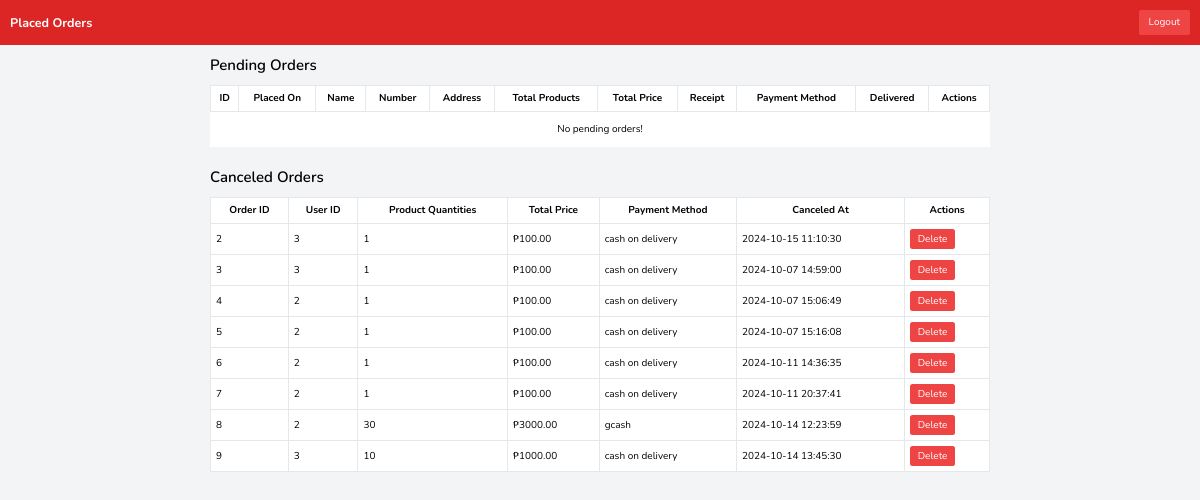
/rider/rider_dashboard.php (signed in), run on the app's committed database.
### tables this page shows
CREATE TABLE `canceled_orders` (
  `id` int(11) NOT NULL,
  `user_id` int(11) NOT NULL,
  `placed_on` datetime NOT NULL,
  `total_price` decimal(10,2) NOT NULL,
  `product_quantities` text NOT NULL,
  `method` varchar(50) NOT NULL,
  `status` varchar(20) NOT NULL DEFAULT 'canceled',
  `deleted_at` timestamp NOT NULL DEFAULT current_timestamp() ON UPDATE current_timestamp()
);

### rider/rider_dashboard.php (the view, shortened to what this page needs)
<?php
include '../components/connect.php';
?>
<!DOCTYPE html>
<html lang="en">
<head>
    <link rel="stylesheet" href="../css/admin_style.css">
    <script src="https://cdn.tailwindcss.com"></script>
</head>
<body class="bg-gray-100">
<header class="bg-red-600 p-4 flex justify-between items-center text-white">
    <h1 class="text-xl font-bold">Placed Orders</h1>
    <nav class="flex gap-4">
        <form action="logout.php" method="POST" class="inline">
            <button type="submit" class="bg-red-500 hover:bg-red-600 px-4 py-2 rounded">Logout</button>
        </form>
    </nav>
</header>
<section class="orders p-4 max-w-7xl mx-auto">
<h2 class="text-2xl font-semibold mb-4">Pending Orders</h2>
    <div class="table-container overflow-x-auto">
        <table class="min-w-full bg-white text-sm md:text-base">
            <thead>
                <tr>
                    <th class="border px-2 py-2">ID</th>
                    <th class="border px-2 py-2">Placed On</th>
                    <th class="border px-2 py-2">Name</th>
                    <th class="border px-2 py-2">Number</th>
                    <th class="border px-2 py-2">Address</th>
                    <th class="border px-2 py-2">Total Products</th>
                    <th class="border px-2 py-2">Total Price</th>
                    <th class="border px-2 py-2">Receipt</th>
                    <th class="border px-2 py-2">Payment Method</th>
                    <th class="border px-2 py-2">Delivered</th>
                    <th class="border px-2 py-2">Actions</th>
                </tr>
            </thead>
            <tbody>
                <?php
                $select_pending_orders = $conn->prepare("
                    SELECT orders.*, users.name, users.mobile, users.pin_point
                    FROM `orders`
                    JOIN `users` ON orders.user_id = users.id
                    WHERE orders.payment_status = 'pending'
                ");
                $select_pending_orders->execute();
                if ($select_pending_orders->rowCount() > 0) {
                    while ($fetch_orders = $select_pending_orders->fetch(PDO::FETCH_ASSOC)) {
                ?>
                <tr class="hover:bg-gray-100">
                    <td class="border px-2 py-2"><?= $fetch_orders['id']; ?></td>
                    <td class="border px-2 py-2"><?= $fetch_orders['placed_on']; ?></td>
                    <td class="border px-2 py-2"><?= $fetch_orders['name']; ?></td>
                    <td class="border px-2 py-2"><?= $fetch_orders['mobile']; ?></td>
                    <td class="border px-2 py-2">
                        <a href="https://www.google.com/maps/search/?api=1&query=<?= urlencode($fetch_orders['pin_point']); ?>" target="_blank" class="text-blue-500 underline">
                            <?= htmlspecialchars($fetch_orders['pin_point']); ?>
                        </a>
                    </td>
                    <td class="border px-2 py-2"><?= $fetch_orders['product_quantities']; ?></td>
                    <td class="border px-2 py-2">&#8369;<?= $fetch_orders['total_price']; ?>/-</td>
                    <td class="border px-2 py-2">
                        <?php if (!empty($fetch_orders['receipt_image'])): ?>
                            <a href="../uploads/<?= $fetch_orders['receipt_image']; ?>" target="_blank">
                                <img src="../uploads/<?= $fetch_orders['receipt_image']; ?>" alt="Receipt Image" class="receipt-image">
                            </a>
                        <?php else: ?>
                            No Receipt
                        <?php endif; ?>
                    </td>
                    <td class="border px-2 py-2"><?= $fetch_orders['method']; ?></td>
                    <td class="border px-2 py-2">
                        <form action="" method="post" enctype="multipart/form-data" class="flex flex-col sm:flex-row items-center gap-2">
                            <input type="hidden" name="order_id" value="<?= $fetch_orders['id']; ?>">
                            <input type="file" name="receipt_image" class="w-full sm:w-auto">
                            <input type="checkbox" name="delivery_status" onchange="this.form.submit()" <?= $fetch_orders['status'] == 'delivered' ? 'checked' : ''; ?> class="form-checkbox">
                            <input type="hidden" name="update_delivery">
                        </form>
                    </td>
                    <td class="border px-2 py-2">
                        <button onclick="showDetails(<?= $fetch_orders['id']; ?>, '<?= addslashes($fetch_orders['placed_on']); ?>', '<?= addslashes($fetch_orders['name']); ?>', '<?= addslashes($fetch_orders['mobile']); ?>', '<?= addslashes($fetch_orders['pin_point']); ?>', '<?= addslashes($fetch_orders['product_quantities']); ?>', '<?= addslashes($fetch_orders['total_price']); ?>', '<?= addslashes($fetch_orders['method']); ?>')" class="bg-blue-500 text-white px-4 py-2 rounded">
                            View Details
                        </button>
                    </td>
                </tr>
                <?php
                    }
                } else {
                    echo '<tr><td colspan="11" class="text-center p-4">No pending orders!</td></tr>';
                }
                ?>
            </tbody>
        </table>
    </div>
    <h3 class="text-2xl font-semibold mt-8 mb-4">Canceled Orders</h3>
<div class="table-container overflow-x-auto">
    <table class="min-w-full bg-white text-sm md:text-base">
        <thead>
            <tr>
                <th class="border px-2 py-2">Order ID</th>
                <th class="border px-2 py-2">User ID</th>
                <th class="border px-2 py-2">Product Quantities</th>
                <th class="border px-2 py-2">Total Price</th>
                <th class="border px-2 py-2">Payment Method</th>
                <th class="border px-2 py-2">Canceled At</th>
                <th class="border px-2 py-2">Actions</th>
            </tr>
        </thead>
        <tbody>
            <?php
            $select_canceled_orders = $conn->prepare("SELECT * FROM `canceled_orders`");
            $select_canceled_orders->execute();
            if ($select_canceled_orders->rowCount() > 0) {
                while ($fetch_canceled_order = $select_canceled_orders->fetch(PDO::FETCH_ASSOC)) { ?>
                    <tr class="hover:bg-gray-100">
                        <td class="border px-2 py-2"><?php echo htmlspecialchars($fetch_canceled_order['id']); ?></td>
                        <td class="border px-2 py-2"><?php echo htmlspecialchars($fetch_canceled_order['user_id']); ?></td>
                        <td class="border px-2 py-2"><?php echo htmlspecialchars($fetch_canceled_order['product_quantities']); ?></td>
                        <td class="border px-2 py-2">&#8369;<?php echo htmlspecialchars($fetch_canceled_order['total_price']); ?></td>
                        <td class="border px-2 py-2"><?php echo htmlspecialchars($fetch_canceled_order['method']); ?></td>
                        <td class="border px-2 py-2"><?php echo htmlspecialchars($fetch_canceled_order['deleted_at']); ?></td>
                        <td class="border px-2 py-2">
                            <form action="" method="post" onsubmit="return" class=" inline-block">
                                <button type="submit" class="bg-red-500 text-white px-3 py-1 rounded">Delete</button>
                            </form>
                        </td>
                    </tr>
                <?php }
            } else {
                echo '<tr><td colspan="7" class="text-center p-4">No canceled orders found.</td></tr>';
            }
            ?>
        </tbody>
    </table>
</div>
</section>
</body>
</html>

### css/admin_style.css (style rules this page uses)
:root { --main-color:#dc2626; --orange:#b91c1c; --red:#91091E; --black:#444; --white:#fff; --light-color:#777; --light-bg:#e9e9e9; --border:.2rem solid var(--black); --box-shadow:0 .5rem 1rem rgba(0,0,0,.1); }
* { font-family: 'Nunito', sans-serif; margin:0; padding:0; box-sizing: border-box; outline: none; border:none; text-decoration: none; }
html { font-size: 62.5%; overflow-x: hidden; }
body { background-color: var(--light-bg); }
section { padding:2rem; max-width: 1200px; margin:0 auto; }
.flex { display: flex; flex-wrap: wrap; gap: 20px; }

### data on the page
canceled_orders: id "2", user "3", product_quantities "1", total_price "100.00", method "cash on delivery", deleted_at "2024-10-15 11:10:30"
canceled_orders: id "3", user "3", product_quantities "1", total_price "100.00", method "cash on delivery", deleted_at "2024-10-07 14:59:00"
canceled_orders: id "4", user "2", product_quantities "1", total_price "100.00", method "cash on delivery", deleted_at "2024-10-07 15:06:49"
canceled_orders: id "5", user "2", product_quantities "1", total_price "100.00", method "cash on delivery", deleted_at "2024-10-07 15:16:08"
canceled_orders: id "6", user "2", product_quantities "1", total_price "100.00", method "cash on delivery", deleted_at "2024-10-11 14:36:35"
canceled_orders: id "7", user "2", product_quantities "1", total_price "100.00", method "cash on delivery", deleted_at "2024-10-11 20:37:41"
canceled_orders: id "8", user "2", product_quantities "30", total_price "3000.00", method "gcash", deleted_at "2024-10-14 12:23:59"
canceled_orders: id "9", user "3", product_quantities "10", total_price "1000.00", method "cash on delivery", deleted_at "2024-10-14 13:45:30"
